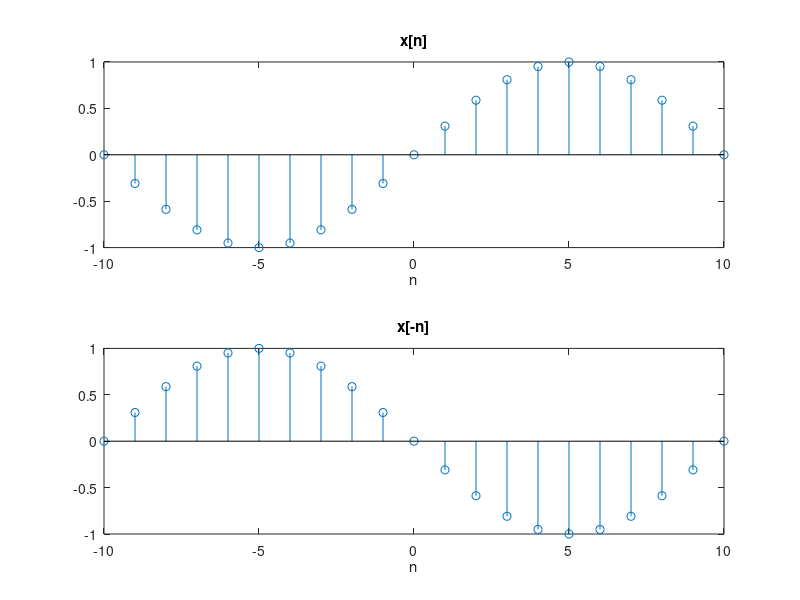
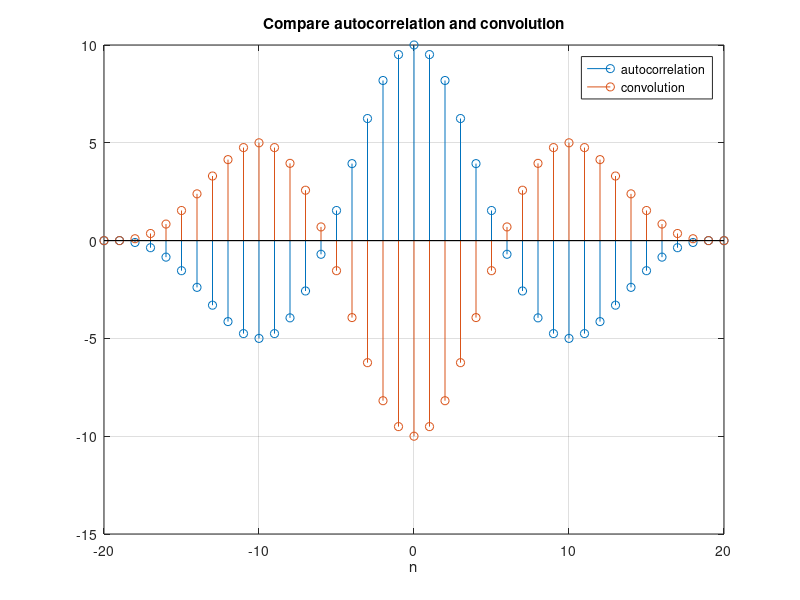

MATLAB code to generate these figures, in order:
%% (b) plot autocorrelation of x[n] 
n = -10:10;
x = sin((1/10)*pi*n);
x_n = sin((1/10)*pi*(-n));
corr = xcorr(x);

figure(1);
subplot(2, 1, 1);
stem(n, x);
title('x[n]');
xlabel('n');

subplot(2, 1, 2);
stem(n, x_n);
title('x[-n]');
xlabel('n');

n = -20:20;
figure(2);
stem(n, corr);
title('Compare autocorrelation and convolution');
xlabel('n');
grid on;
hold on;
%% (c) plot conv(x, x)
c = conv(x, x);
stem(n, c);
legend('autocorrelation', 'convolution');

